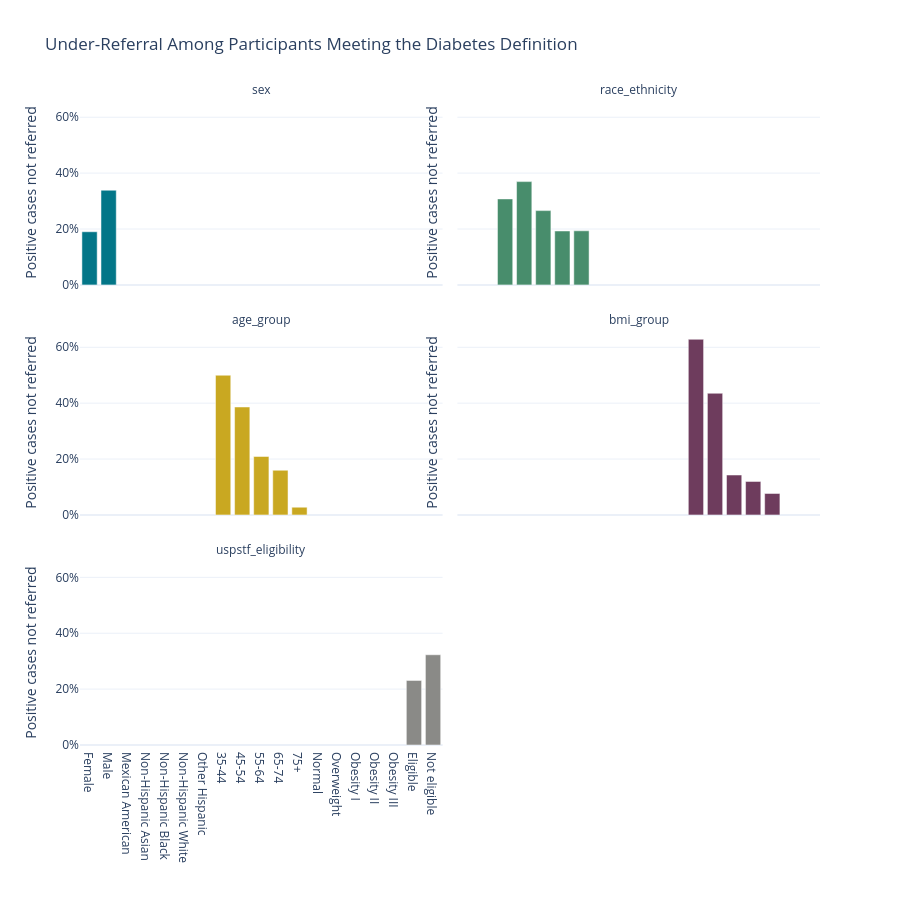

The notebook cell this image was saved under:
### Code cell
under_referral_path = (
    TABLE_DIR
    / "step12_under_referral_among_cases.csv"
)

under_referral = (
    load_csv_if_exists(
        under_referral_path
    )
)

if under_referral is not None:

    fig = px.bar(
        under_referral,
        x="group",
        y="under_referral_rate",
        color="group_variable",
        facet_col="group_variable",
        facet_col_wrap=2,

        title=(
            "Under-Referral Among Participants "
            "Meeting the Diabetes Definition"
        ),

        color_discrete_sequence=[
            PROJECT_COLORS[
                "teal_dark"
            ],
            PROJECT_COLORS[
                "green_dark"
            ],
            PROJECT_COLORS[
                "yellow_dark"
            ],
            PROJECT_COLORS[
                "purple_dark"
            ],
            PROJECT_COLORS[
                "grey"
            ]
        ]
    )

    fig.update_yaxes(
        tickformat=".0%",
        title=(
            "Positive cases not referred"
        )
    )

    fig.update_xaxes(
        title=""
    )

    fig.update_layout(
        template="plotly_white",
        height=900,
        showlegend=False
    )

    fig.for_each_annotation(
        lambda annotation:
        annotation.update(
            text=(
                annotation.text
                .split("=")[-1]
            )
        )
    )

    fig.show()

    save_plotly_final(
        fig,
        "figure_5_subgroup_under_referral",
        height=900
    )

### Figure 1 — Plotly figure (JSON) as saved in the notebook; plotly's stock layout.template omitted (floating-point values rounded to 4 significant figures)
{"data": [{"hovertemplate": "group_variable=sex<br>group=%{x}<br>under_referral_rate=%{y}<extra></extra>", "legendgroup": "sex", "marker": {"color": "#037688", "pattern": {"shape": ""}}, "name": "sex", "orientation": "v", "showlegend": true, "textposition": "auto", "type": "bar", "x": ["Female", "Male"], "xaxis": "x5", "y": [0.1901, 0.3388], "yaxis": "y5"}, {"hovertemplate": "group_variable=race_ethnicity<br>group=%{x}<br>under_referral_rate=%{y}<extra></extra>", "legendgroup": "race_ethnicity", "marker": {"color": "#488D6C", "pattern": {"shape": ""}}, "name": "race_ethnicity", "orientation": "v", "showlegend": true, "textposition": "auto", "type": "bar", "x": ["Mexican American", "Non-Hispanic Asian", "Non-Hispanic Black", "Non-Hispanic White", "Other Hispanic"], "xaxis": "x6", "y": [0.3077, 0.3696, 0.2658, 0.193, 0.1935], "yaxis": "y6"}, {"hovertemplate": "group_variable=age_group<br>group=%{x}<br>under_referral_rate=%{y}<extra></extra>", "legendgroup": "age_group", "marker": {"color": "#C9A821", "pattern": {"shape": ""}}, "name": "age_group", "orientation": "v", "showlegend": true, "textposition": "auto", "type": "bar", "x": ["35-44", "45-54", "55-64", "65-74", "75+"], "xaxis": "x3", "y": [0.5, 0.3864, 0.2093, 0.16, 0.02778], "yaxis": "y3"}, {"hovertemplate": "group_variable=bmi_group<br>group=%{x}<br>under_referral_rate=%{y}<extra></extra>", "legendgroup": "bmi_group", "marker": {"color": "#6E3C5D", "pattern": {"shape": ""}}, "name": "bmi_group", "orientation": "v", "showlegend": true, "textposition": "auto", "type": "bar", "x": ["Normal", "Overweight", "Obesity I", "Obesity II", "Obesity III"], "xaxis": "x4", "y": [0.6286, 0.4355, 0.1429, 0.12, 0.07692], "yaxis": "y4"}, {"hovertemplate": "group_variable=uspstf_eligibility<br>group=%{x}<br>under_referral_rate=%{y}<extra></extra>", "legendgroup": "uspstf_eligibility", "marker": {"color": "#8A8A87", "pattern": {"shape": ""}}, "name": "uspstf_eligibility", "orientation": "v", "showlegend": true, "textposition": "auto", "type": "bar", "x": ["Eligible", "Not eligible"], "xaxis": "x", "y": [0.2312, 0.3229], "yaxis": "y"}], "layout": {"annotations": [{"font": {}, "showarrow": false, "text": "uspstf_eligibility", "x": 0.245, "xanchor": "center", "xref": "paper", "y": 0.2867, "yanchor": "bottom", "yref": "paper"}, {"font": {}, "showarrow": false, "text": "age_group", "x": 0.245, "xanchor": "center", "xref": "paper", "y": 0.6433, "yanchor": "bottom", "yref": "paper"}, {"font": {}, "showarrow": false, "text": "bmi_group", "x": 0.755, "xanchor": "center", "xref": "paper", "y": 0.6433, "yanchor": "bottom", "yref": "paper"}, {"font": {}, "showarrow": false, "text": "sex", "x": 0.245, "xanchor": "center", "xref": "paper", "y": 1.0, "yanchor": "bottom", "yref": "paper"}, {"font": {}, "showarrow": false, "text": "race_ethnicity", "x": 0.755, "xanchor": "center", "xref": "paper", "y": 1.0, "yanchor": "bottom", "yref": "paper"}], "barmode": "relative", "height": 900, "legend": {"title": {"text": "group_variable"}, "tracegroupgap": 0}, "showlegend": false, "title": {"text": "Under-Referral Among Participants Meeting the Diabetes Definition"}, "xaxis": {"anchor": "y", "domain": [0, 0.49], "title": {"text": ""}}, "xaxis2": {"anchor": "y2", "domain": [0.51, 1], "matches": "x", "title": {"text": ""}}, "xaxis3": {"anchor": "y3", "domain": [0, 0.49], "matches": "x", "showticklabels": false, "title": {"text": ""}}, "xaxis4": {"anchor": "y4", "domain": [0.51, 1], "matches": "x", "showticklabels": false, "title": {"text": ""}}, "xaxis5": {"anchor": "y5", "domain": [0, 0.49], "matches": "x", "showticklabels": false, "title": {"text": ""}}, "xaxis6": {"anchor": "y6", "domain": [0.51, 1], "matches": "x", "showticklabels": false, "title": {"text": ""}}, "yaxis": {"anchor": "x", "domain": [0, 0.2867], "tickformat": ".0%", "title": {"text": "Positive cases not referred"}}, "yaxis2": {"anchor": "x2", "domain": [0, 0.2867], "matches": "y", "showticklabels": false, "tickformat": ".0%", "title": {"text": "Positive cases not referred"}}, "yaxis3": {"anchor": "x3", "domain": [0.3567, 0.6433], "matches": "y", "tickformat": ".0%", "title": {"text": "Positive cases not referred"}}, "yaxis4": {"anchor": "x4", "domain": [0.3567, 0.6433], "matches": "y", "showticklabels": false, "tickformat": ".0%", "title": {"text": "Positive cases not referred"}}, "yaxis5": {"anchor": "x5", "domain": [0.7133, 1.0], "matches": "y", "tickformat": ".0%", "title": {"text": "Positive cases not referred"}}, "yaxis6": {"anchor": "x6", "domain": [0.7133, 1.0], "matches": "y", "showticklabels": false, "tickformat": ".0%", "title": {"text": "Positive cases not referred"}}}}
